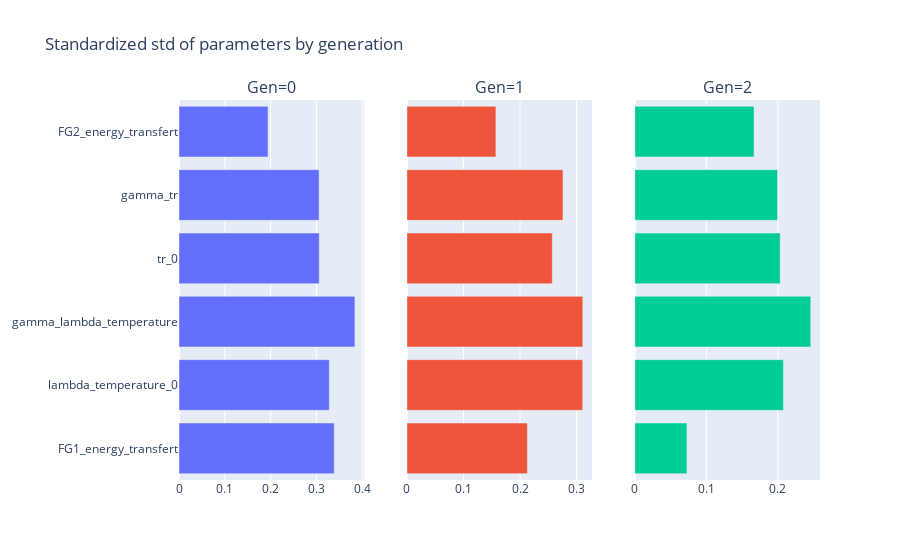

Notebook code for this chart:
### Code cell
viewer.parameters_standardized_deviation()

### Figure 1 — Plotly figure (JSON) as saved in the notebook; plotly's stock layout.template omitted (floating-point values rounded to 4 significant figures)
{"data": [{"orientation": "h", "type": "bar", "x": [0.3389, 0.3281, 0.384, 0.3062, 0.3058, 0.1943], "xaxis": "x", "y": ["FG1_energy_transfert", "lambda_temperature_0", "gamma_lambda_temperature", "tr_0", "gamma_tr", "FG2_energy_transfert"], "yaxis": "y"}, {"orientation": "h", "type": "bar", "x": [0.213, 0.3108, 0.311, 0.257, 0.2759, 0.1573], "xaxis": "x2", "y": ["FG1_energy_transfert", "lambda_temperature_0", "gamma_lambda_temperature", "tr_0", "gamma_tr", "FG2_energy_transfert"], "yaxis": "y2"}, {"orientation": "h", "type": "bar", "x": [0.07289, 0.2077, 0.2459, 0.2032, 0.1995, 0.1666], "xaxis": "x3", "y": ["FG1_energy_transfert", "lambda_temperature_0", "gamma_lambda_temperature", "tr_0", "gamma_tr", "FG2_energy_transfert"], "yaxis": "y3"}], "layout": {"annotations": [{"font": {"size": 16}, "showarrow": false, "text": "Gen=0", "x": 0.1444, "xanchor": "center", "xref": "paper", "y": 1, "yanchor": "bottom", "yref": "paper"}, {"font": {"size": 16}, "showarrow": false, "text": "Gen=1", "x": 0.5, "xanchor": "center", "xref": "paper", "y": 1, "yanchor": "bottom", "yref": "paper"}, {"font": {"size": 16}, "showarrow": false, "text": "Gen=2", "x": 0.8556, "xanchor": "center", "xref": "paper", "y": 1, "yanchor": "bottom", "yref": "paper"}], "showlegend": false, "title": {"text": "Standardized std of parameters by generation"}, "xaxis": {"anchor": "y", "domain": [0, 0.2889]}, "xaxis2": {"anchor": "y2", "domain": [0.3556, 0.6444]}, "xaxis3": {"anchor": "y3", "domain": [0.7111, 1]}, "yaxis": {"anchor": "x", "domain": [0, 1]}, "yaxis2": {"anchor": "x2", "domain": [0, 1], "matches": "y", "showticklabels": false}, "yaxis3": {"anchor": "x3", "domain": [0, 1], "matches": "y", "showticklabels": false}}}
